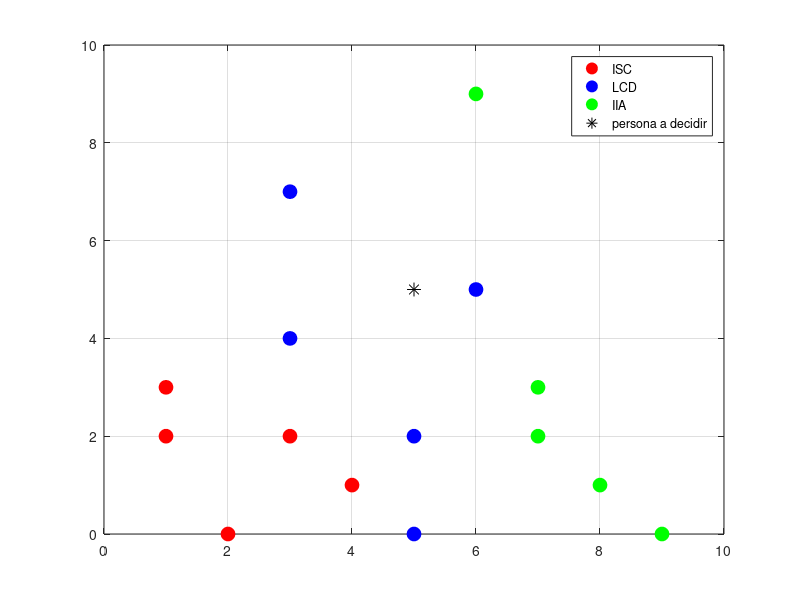

The MATLAB source for this figure:
close all
clear all
clc
warning off all

C1 =[1,2,1,4,3;2,0,3,1,2];
C2 =[3,3,5,6,5;4,7,2,5,0];
C3 =[7,6,9,8,7;3,9,0,1,2];
 
media1=mean(C1,2);
media2=mean(C2,2);
media3=mean(C3,2);

bandera = 'S';
while bandera == 'S'
    ux = input('ingrese la posicion en x \n');
    uy = input('ingrese la posicion en y \n');
    y =[ux;uy];
    
    %calculando distancias...
    dist1=norm(y-media1);
    dist2=norm(y-media2);
    dist3=norm(y-media3);
    
    figure(1)
    plot(C1(1,:),C1(2,:),'ro','MarkerSize',10,'MarkerFaceColor','r')
    grid on
    hold on
    plot(C2(1,:),C2(2,:),'bo','MarkerSize',10,'MarkerFaceColor','b')
    grid on
    plot(C3(1,:),C3(2,:),'go','MarkerSize',10,'MarkerFaceColor','g')
    plot(y(1,:),y(2,:),'k*','MarkerSize',10,'MarkerFaceColor','k')
    legend('ISC','LCD','IIA','persona a decidir')
    
    %% toma de decisiones
    dist_total=[dist1 dist2 dist3]
    minimo=min(min(dist_total));
    valor=find(dist_total==minimo);

    if minimo <= 8
        fprintf("Pertenece a la facultad: %d\n",valor);
         
    else
        fprintf("Escuela muy lejos inscribete en una facultad\n");
    end

    prompt = "\nQuisiera ingresar otro? S/N: ";
    bandera = input(prompt,"s");

end
disp('fin de proceso...')